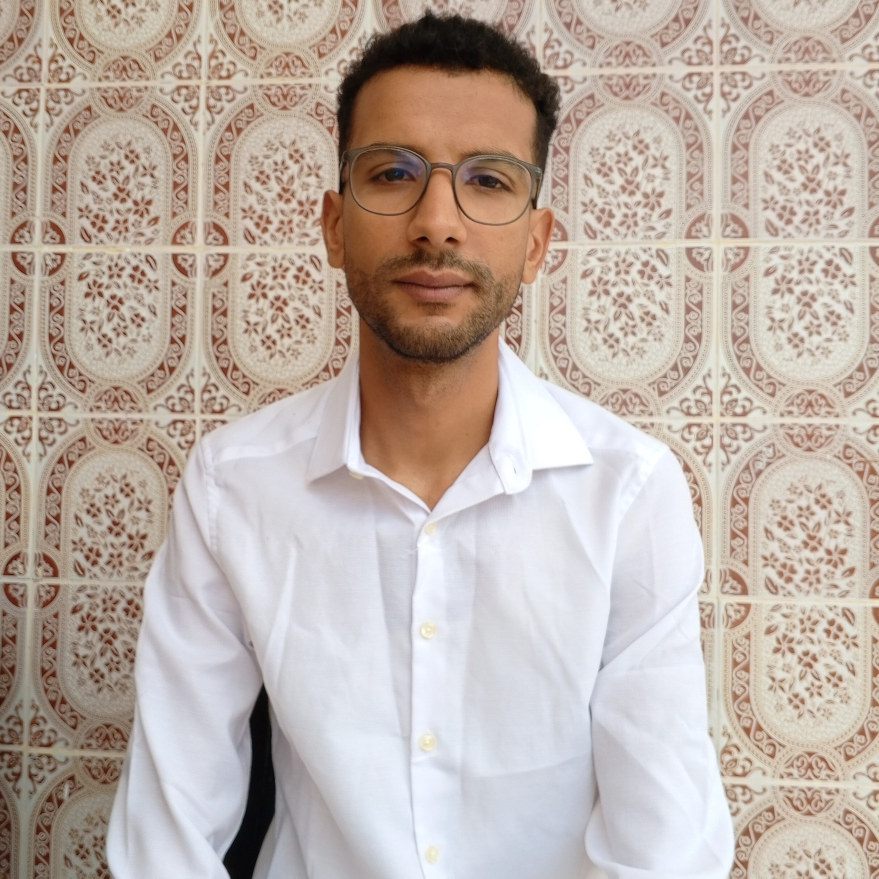
#> input picture examples/showcase/example1_hassen_story/start_reference.jpg, 2635 x 2635 px (shown at 1/3 size)
$ python prep_refs.py ../../../examples/showcase/example1_hassen_story/start_reference.jpg --out out.png   (older library calls are emulated)
#> lines starting #> are read from the running program, lines starting #| are printed output that depends on the picture; after the words box and inside, x2 and y2 are one past the last pixel; in counts of white or black regions, pixels touching at a corner belong together
### skills/flow-film-director/scripts/facekit.py
"""Shared face helpers for flow-film-director.

Uses OpenCV's YuNet (detection + 5 landmarks) and SFace (128-d identity embedding).
Models live in ~/.flow-film/models; scripts/setup_env.py downloads them once. This file never uses the network.
SFace cosine similarity: >= 0.363 is OpenCV's "same person" threshold. Real photos of the
same person usually score 0.55-0.85. Generated frames that "look like a cousin" land around 0.30-0.45.
"""
from __future__ import annotations

import json
import sys
from pathlib import Path

import cv2
import numpy as np

MODELS = {"yunet": "face_detection_yunet_2023mar.onnx", "sface": "face_recognition_sface_2021dec.onnx"}
MODEL_DIR = Path.home() / ".flow-film" / "models"
SAME_PERSON = 0.363  # OpenCV SFace cosine threshold
IMAGE_EXT = {".jpg", ".jpeg", ".png", ".webp", ".bmp"}
VIDEO_EXT = {".mp4", ".mov", ".webm", ".mkv", ".avi"}


def log(*a):
    print(*a, file=sys.stderr, flush=True)


# [5 lines left out: function model_path, not called in this run]


def imread(path: str | Path):
    """Unicode-safe image read (Windows paths with spaces/accents)."""
    data = np.fromfile(str(path), dtype=np.uint8)
    img = cv2.imdecode(data, cv2.IMREAD_COLOR)
    if img is None:
        raise ValueError(f"cannot read image {path}")
    return img


def imwrite(path: str | Path, img) -> None:
    Path(path).parent.mkdir(parents=True, exist_ok=True)
    ext = Path(path).suffix or ".jpg"
    ok, buf = cv2.imencode(ext, img)
    if not ok:
        raise ValueError(f"cannot encode {path}")
    buf.tofile(str(path))


class FaceKit:
    def __init__(self, score_threshold: float = 0.75):
        self.det = cv2.FaceDetectorYN.create(model_path("yunet"), "", (320, 320), score_threshold, 0.3, 5000)
        self.rec = cv2.FaceRecognizerSF.create(model_path("sface"), "")

    # [59 lines left out: functions faces, face_metrics, not called in this run]


def cos(a, b) -> float:
    return float(np.dot(a, b))


# [25 lines left out: functions score_against, save_gallery, load_gallery, not called in this run]


def label(img, text, color=(255, 255, 255), bg=(0, 0, 0), width=480):
    """Downscale to `width` first, then draw readable text on top."""
    if img.shape[1] != width:
        img = cv2.resize(img, (width, max(1, int(img.shape[0] * width / img.shape[1]))), interpolation=cv2.INTER_AREA)
    else:
        img = img.copy()
    lines = text.split("\n")
    th = 20
    cv2.rectangle(img, (0, 0), (img.shape[1], th * len(lines) + 6), bg, -1)
    for i, line in enumerate(lines):
        cv2.putText(img, line, (4, th * (i + 1)), cv2.FONT_HERSHEY_SIMPLEX, 0.5, color, 1, cv2.LINE_AA)
    return img


def grid(tiles, cols=4, tile_w=320):
    """tiles: list of BGR images. Returns one sheet image."""
    if not tiles:
        return np.zeros((10, 10, 3), np.uint8)
    rs = []
    for t in tiles:
        s = tile_w / t.shape[1]
        rs.append(cv2.resize(t, (tile_w, max(1, int(t.shape[0] * s)))))
    rows = []
    for i in range(0, len(rs), cols):
        row = rs[i : i + cols]
        hmax = max(r.shape[0] for r in row)
        row = [cv2.copyMakeBorder(r, 0, hmax - r.shape[0], 0, 0, cv2.BORDER_CONSTANT, value=(30, 30, 30)) for r in row]
        while len(row) < cols:
            row.append(np.full((hmax, tile_w, 3), 30, np.uint8))
        rows.append(np.hstack(row))
    return np.vstack(rows)


def list_media(paths, exts):
    out = []
    for p in paths:
        p = Path(p)
        if p.is_dir():
            out += sorted(q for q in p.iterdir() if q.suffix.lower() in exts)
        elif p.suffix.lower() in exts:
            out.append(p)
    return out

### skills/flow-film-director/scripts/prep_refs.py
"""Clean reference photos before anything goes to Flow (phone screenshots, borders, UI bars).

Flow copies whatever is in a reference image - a story's status bar, "Send message" box, profile icon or caption
becomes part of the scene. Every reference (people, products, places) must show only the subject.

Usage:
  python prep_refs.py <folder or images...> --out <clean folder> [--crop-top 0.26 --crop-bottom 0.12] [--crop-left 0 --crop-right 0]
  python prep_refs.py <folder> --out <clean folder> --auto
--auto trims flat bands (status/navigation bars, letterboxing) from all four sides. Overlays drawn ON the photo
(story captions, icons, stickers) are not removable automatically: look at the sheet, then re-run with --crop-* or
exclude the photo. Writes clean copies (originals untouched), a sheet (before | after) and report.json.
A photo is reported as a phone screenshot when its height/width >= 1.9 (or width/height >= 1.9).
"""
from __future__ import annotations

import argparse
import json
import sys
from pathlib import Path

sys.path.insert(0, str(Path(__file__).resolve().parent))
import cv2  # noqa: E402
import numpy as np  # noqa: E402

from facekit import IMAGE_EXT, grid, imread, imwrite, label, list_media  # noqa: E402


def flat_band(gray, axis_len, rows, flat_std=6.0, max_frac=0.3):
    """Count leading rows (in the given order) that are flat (one colour, e.g. a UI bar)."""
    n = 0
    for r in rows[: int(axis_len * max_frac)]:
        if float(np.std(r)) < flat_std:
            n += 1
        else:
            break
    return n


def auto_box(img):
    g = cv2.cvtColor(img, cv2.COLOR_BGR2GRAY)
    h, w = g.shape
    top = flat_band(g, h, [g[i] for i in range(h)])
    bottom = flat_band(g, h, [g[h - 1 - i] for i in range(h)])
    left = flat_band(g, w, [g[:, i] for i in range(w)])
    right = flat_band(g, w, [g[:, w - 1 - i] for i in range(w)])
    return top, h - bottom, left, w - right


def main():
    ap = argparse.ArgumentParser()
    ap.add_argument("inputs", nargs="+")
    ap.add_argument("--out", required=True)
    ap.add_argument("--auto", action="store_true")
    for side in ("top", "bottom", "left", "right"):
        ap.add_argument(f"--crop-{side}", type=float, default=0.0, help="fraction of the height/width to cut")
    a = ap.parse_args()
    out = Path(a.out)
    out.mkdir(parents=True, exist_ok=True)
    report, tiles = [], []
    for p in list_media(a.inputs, IMAGE_EXT):
        img = imread(p)
#> in imread, img is the input picture: shape (2635, 2635, 3); mean B, G, R 166.8, 175.4, 189.1
        h, w = img.shape[:2]
#> h = 2635; w = 2635
        y0, y1, x0, x1 = int(h * a.crop_top), h - int(h * a.crop_bottom), int(w * a.crop_left), w - int(w * a.crop_right)
#> y0 = 0; y1 = 2635; x0 = 0; x1 = 2635
        if a.auto:
            t, b, l, r = auto_box(img[y0:y1, x0:x1])
            y0, y1, x0, x1 = y0 + t, y0 + b, x0 + l, x0 + r
        if y1 - y0 < 64 or x1 - x0 < 64:
            report.append({"file": str(p), "error": "crop leaves less than 64 px"})
            continue
        clean = img[y0:y1, x0:x1]
        dst = out / (p.stem + ".png")
        imwrite(dst, clean)
        ratio = max(h / w, w / h)
#> ratio = 1
        notes = []
        if ratio >= 1.9:
            notes.append("PHONE SCREENSHOT: check that no app UI, caption or icon is left in the clean copy")
        report.append({"file": str(p), "clean": str(dst), "box": [x0, y0, x1, y1], "from": f"{w}x{h}",
                       "to": f"{x1 - x0}x{y1 - y0}", "notes": notes})
        tiles += [label(img, f"BEFORE {p.name[:30]}"), label(clean, f"AFTER {x1 - x0}x{y1 - y0}", bg=(0, 90, 0))]
#> in label, `img = cv2.resize(img, (width, max(1, int(img.shape[0] * width / img.sh..`:
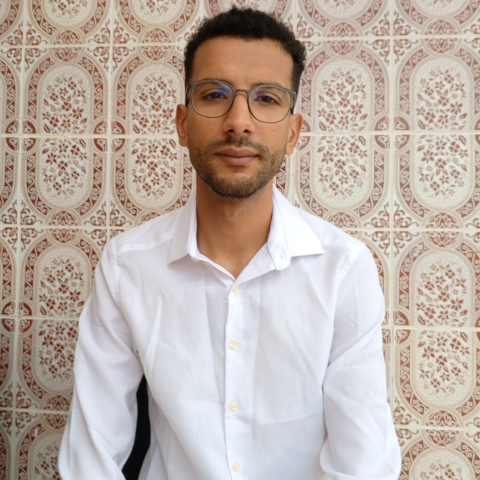
#> img: shape (480, 480, 3); mean of channels 0, 1, 2 166.8, 175.4, 189.1; drawn as B, G, R
#> in label, `cv2.rectangle(img, (0, 0), (img.shape[1], th * len(lines) + 6), bg, -1)`:
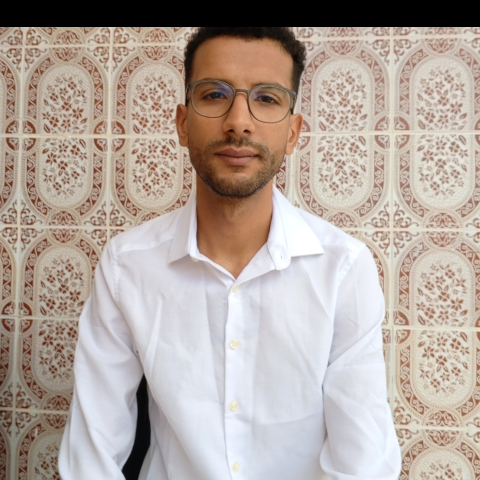
#> img: shape (480, 480, 3); 5.62% of pixels changed, all inside (x1, y1, x2, y2) = (0, 0, 480, 27); drawn as B, G, R
#> after the loop in label, `for i, line in enumerate(lines):`:
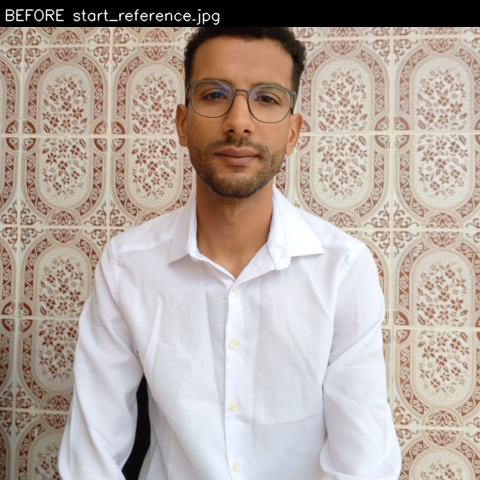
#> img: shape (480, 480, 3); 0.66% of pixels changed, all inside (x1, y1, x2, y2) = (5, 8, 220, 26); drawn as B, G, R
#> call 2 of label, with text = 'AFTER 2635x2635', color = (255, 255, 255), bg = (0, 90, 0), width = 480
#> in label (call 2), `cv2.rectangle(img, (0, 0), (img.shape[1], th * len(lines) + 6), bg, -1)`:
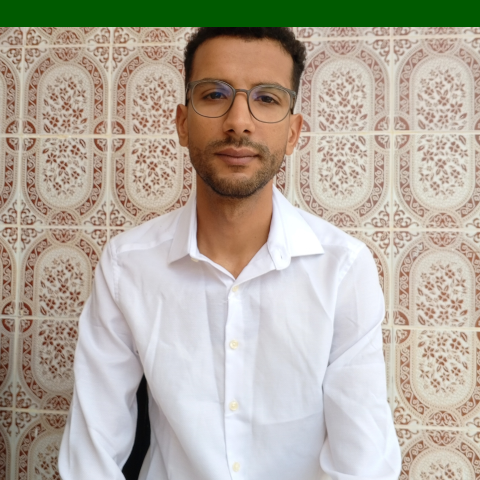
#> img: shape (480, 480, 3); 5.62% of pixels changed, all inside (x1, y1, x2, y2) = (0, 0, 480, 27); drawn as B, G, R
#> after the loop in label (call 2), `for i, line in enumerate(lines):`:
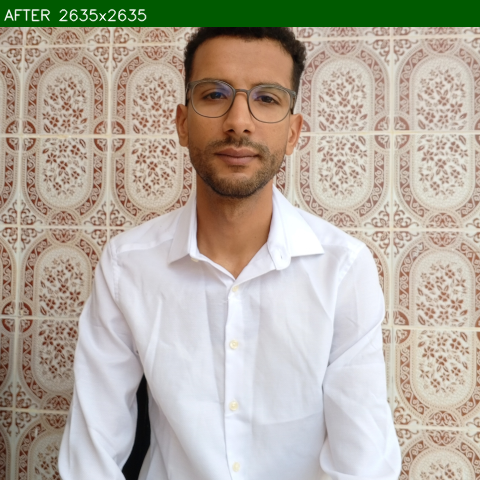
#> img: shape (480, 480, 3); 0.46% of pixels changed, all inside (x1, y1, x2, y2) = (4, 8, 147, 22); drawn as B, G, R
    imwrite(out / "_sheet.jpg", grid(tiles, cols=4, tile_w=360))
#> the loop in grid, `for t in tiles:` made 2 passes
#> s on passes 1 to 2: 0.75, 0.75
#> after the loop in grid, `for t in tiles:`: rs = 2 items
#> the loop in grid, `for i in range(0, len(rs), cols):` made 1 pass
#> hmax on pass 1: 360
#> after the loop in grid, `for i in range(0, len(rs), cols):`: rows = 1 item
#> in grid, `return np.vstack(rows)`:
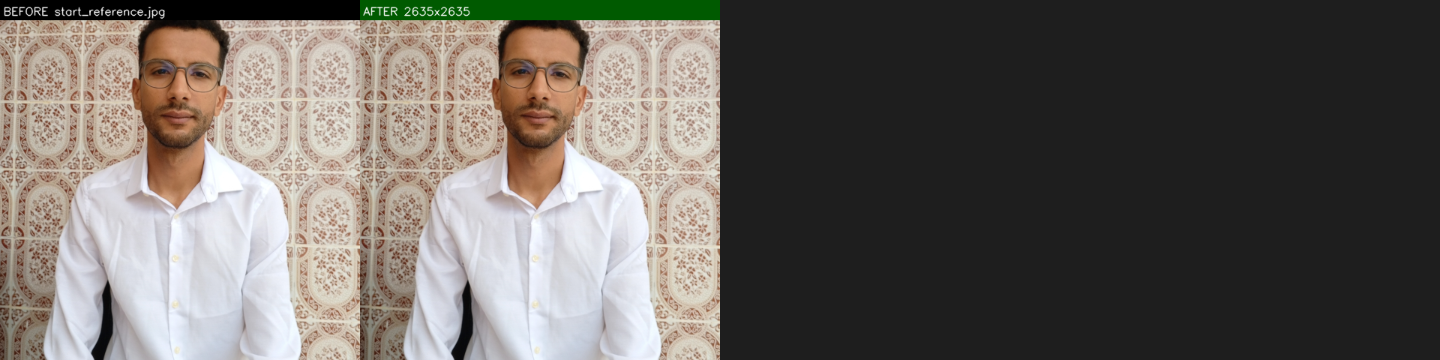
#> returned value: shape (360, 1440, 3); mean of channels 0, 1, 2 94.5, 99.7, 104.8; drawn as B, G, R
    (out / "report.json").write_text(json.dumps(report, indent=2), encoding="utf-8")
    print(json.dumps({"cleaned": sum(1 for r in report if "clean" in r), "sheet": str(out / "_sheet.jpg"),
                      "screenshots": [r["file"] for r in report if r.get("notes")],
                      "errors": [r for r in report if "error" in r]}, indent=2))
#| {
#|   "cleaned": 1,
#|   "sheet": "out.png/_sheet.jpg",
#|   "screenshots": [],
#|   "errors": []
#| }


if __name__ == "__main__":
    main()
